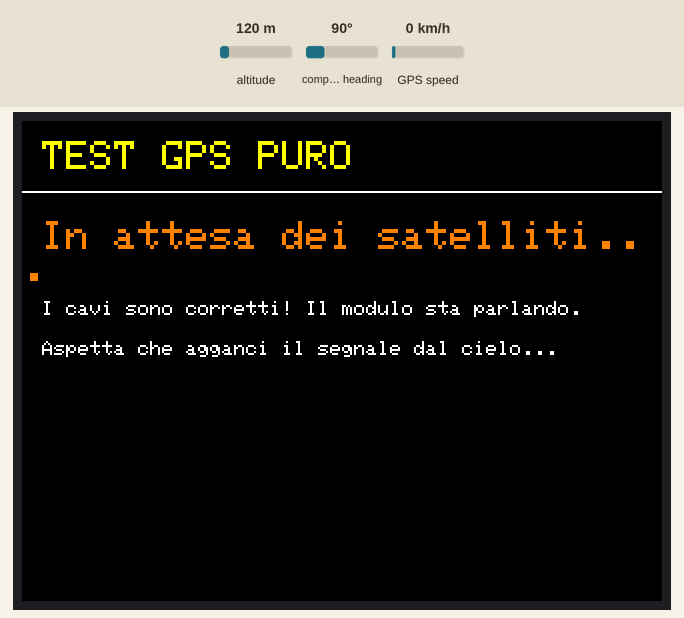
Bench run of a sketch on a simulated ESP32. Shown: 320×240 colour display. Inputs (shaded band) come from the test bench; at power-on: GPS speed 0 km/h, altitude 120 m, compass heading 90°. The GPS gets a fix after 3 s at 37.7749, -122.4194 with 8 satellites; what the sketch prints to the serial monitor is not drawn.

Above: at 1.4 s.
1.5 s: GPS speed set to 2 km/h
At 4.4 s:
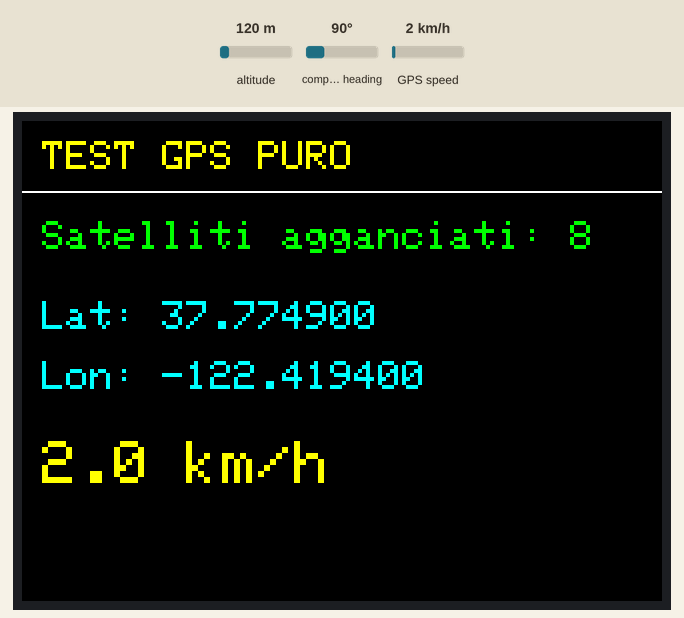
5.5 s: GPS speed set to 60 km/h
At 8.1 s:
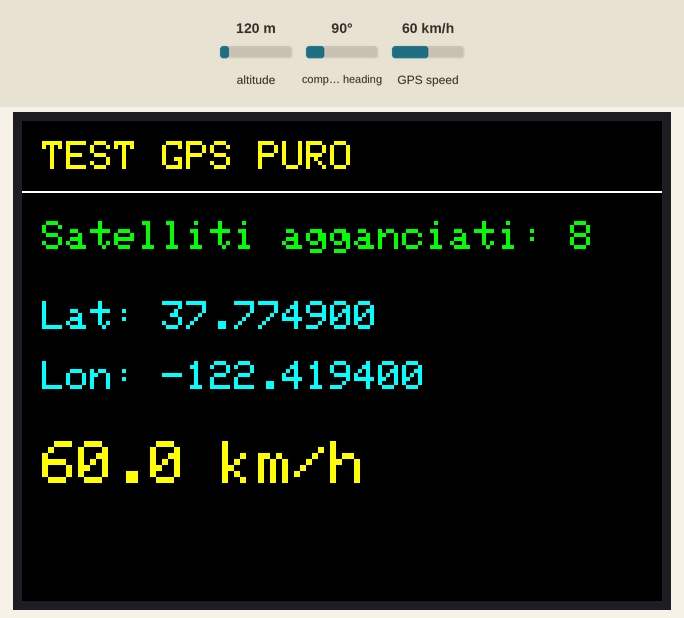
8.5 s: GPS speed set to 30 km/h
At 10.5 s:
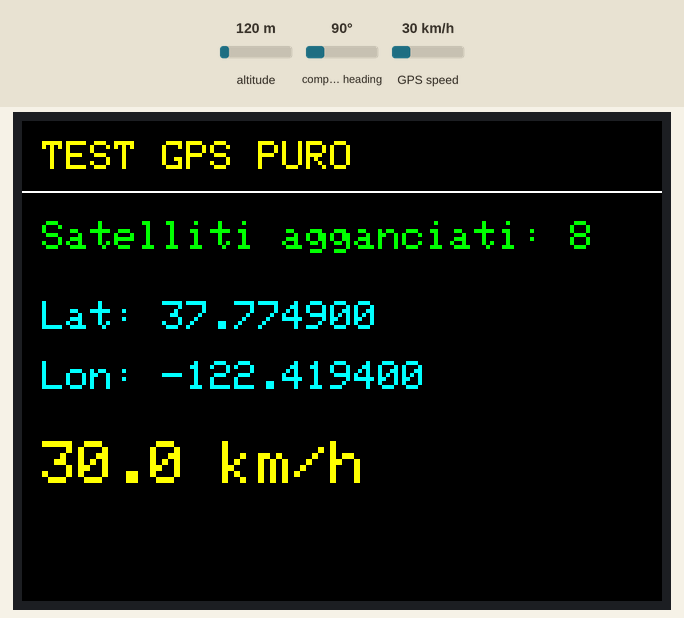
Timing chart, 0 to 12.0 s (numbered marks = the images above; inputs shaded):
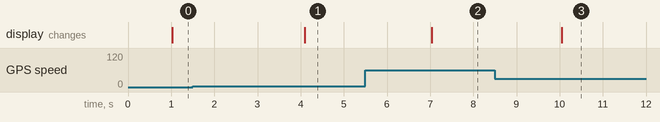

Measured:
- after the input at 1.5 s, the display: changes after 2.6 s (image 1)
- after the input at 5.5 s, the display: changes after 1.5 s (image 2)
- after the input at 8.5 s, the display: changes after 1.5 s (image 3)

The sketch:

testGps.ino
```cpp
#include <Adafruit_GFX.h>
#include <Adafruit_ST7789.h>
#include <SPI.h>
#include <TinyGPSPlus.h>

// --- PIN DELLO SCHERMO ---
#define TFT_CS    5
#define TFT_DC    7
#define TFT_RST   10
#define TFT_MOSI  11
#define TFT_CLK   12

// --- PIN DEL GPS ---
#define RXD2 3 // Va al TX del modulo GPS
#define TXD2 4 // Va all'RX del modulo GPS

Adafruit_ST7789 tft = Adafruit_ST7789(TFT_CS, TFT_DC, TFT_MOSI, TFT_CLK, TFT_RST);
TinyGPSPlus gps;

unsigned long ultimoAggiornamento = 0;
// Variabile che "ricorda" se nel secondo precedente avevamo segnale o no
bool avevaSatelliti = false;

void setup() {
  Serial.begin(115200);
  Serial1.begin(9600, SERIAL_8N1, RXD2, TXD2);

  tft.init(240, 320);
  tft.setRotation(3);
  tft.invertDisplay(false);

  // Puliamo tutto lo schermo solo all'accensione
  tft.fillScreen(ST77XX_BLACK);

  tft.setTextSize(2);
  tft.setTextColor(ST77XX_YELLOW, ST77XX_BLACK); // Impostiamo sempre anche il colore di sfondo!
  tft.setCursor(10, 10);
  tft.println("TEST GPS PURO");
  tft.drawLine(0, 35, 320, 35, ST77XX_WHITE);
}

void loop() {
  // 1. Legge i dati dal GPS continuamente
  while (Serial1.available() > 0) {
    char c = Serial1.read();
    Serial.print(c);
    gps.encode(c);
  }

  // 2. Aggiorna lo schermo ogni secondo
  if (millis() - ultimoAggiornamento > 1000) {
    ultimoAggiornamento = millis();

    tft.setCursor(10, 50);
    tft.setTextSize(2);

    // CONTROLLO 1: L'ESP32 sta ricevendo qualcosa dai cavi?
    if (gps.charsProcessed() < 10) {
      tft.setTextColor(ST77XX_RED, ST77XX_BLACK);
      tft.println("ERRORE DI CABLAGGIO!           "); // Spazi vuoti per cancellare vecchie scritte
      tft.setCursor(10, 80);
      tft.setTextSize(1);
      tft.setTextColor(ST77XX_WHITE, ST77XX_BLACK);
      tft.println("L'ESP32 non riceve nulla dal GPS.        ");
      tft.setCursor(10, 100);
      tft.println("Controlla che il TX del GPS sia sul Pin 3");
      tft.setCursor(10, 120);
      tft.println("e l'RX del GPS sia sul Pin 4.            ");
      avevaSatelliti = false;
    }
    // CONTROLLO 2: Ha trovato i satelliti?
    else if (gps.satellites.value() > 0) {

      // Se PRIMA non c'era segnale e ADESSO sì, puliamo una volta sola l'area sotto il titolo
      if (!avevaSatelliti) {
        tft.fillRect(0, 40, 320, 200, ST77XX_BLACK);
        avevaSatelliti = true;
      }

      tft.setTextColor(ST77XX_GREEN, ST77XX_BLACK);
      tft.print("Satelliti agganciati: ");
      tft.print(gps.satellites.value());
      tft.println("   "); // Gli spazi vuoti cancellano le cifre avanzate se il numero scende

      tft.setCursor(10, 90);
      tft.setTextColor(ST77XX_CYAN, ST77XX_BLACK);
      tft.print("Lat: "); tft.print(gps.location.lat(), 6); tft.println("   ");
      tft.setCursor(10, 120);
      tft.print("Lon: "); tft.print(gps.location.lng(), 6); tft.println("   ");

      tft.setCursor(10, 160);
      tft.setTextColor(ST77XX_YELLOW, ST77XX_BLACK);
      tft.setTextSize(3);
      tft.print(gps.speed.kmph(), 1); // Meglio mostrare un solo decimale per non farlo ballare troppo
      tft.println(" km/h  ");
    }
    // CONTROLLO 3: I cavi sono giusti ma sta ancora cercando (o ha appena perso il segnale)
    else {

      // Se PRIMA c'era segnale e l'ha appena PERSO, puliamo l'area con i vecchi dati
      if (avevaSatelliti) {
        tft.fillRect(0, 40, 320, 200, ST77XX_BLACK);
        avevaSatelliti = false;
      }

      tft.setTextColor(ST77XX_ORANGE, ST77XX_BLACK);
      tft.println("In attesa dei satelliti...         ");
      tft.setCursor(10, 90);
      tft.setTextSize(1);
      tft.setTextColor(ST77XX_WHITE, ST77XX_BLACK);
      tft.println("I cavi sono corretti! Il modulo sta parlando.  ");
      tft.setCursor(10, 110);
      tft.println("Aspetta che agganci il segnale dal cielo...    ");
    }
  }
}
```
